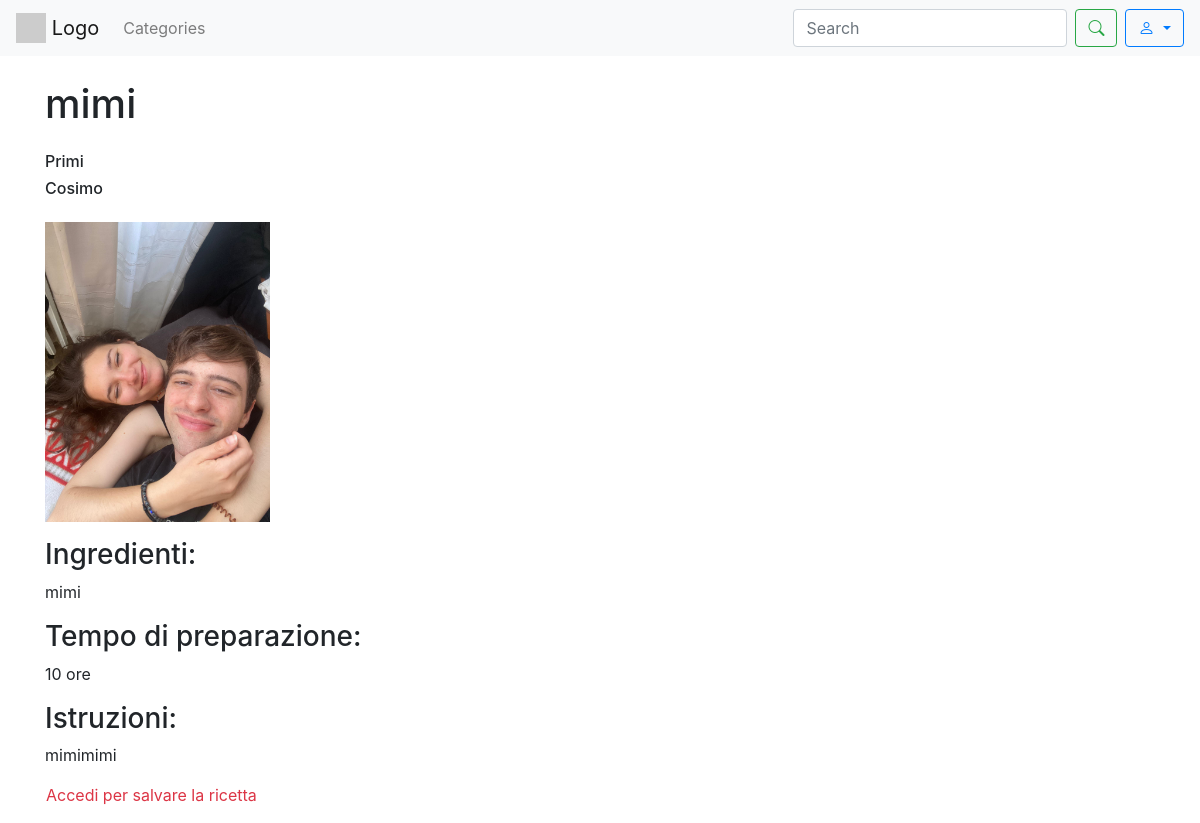
Before: /recipe/12/ with the older database file.
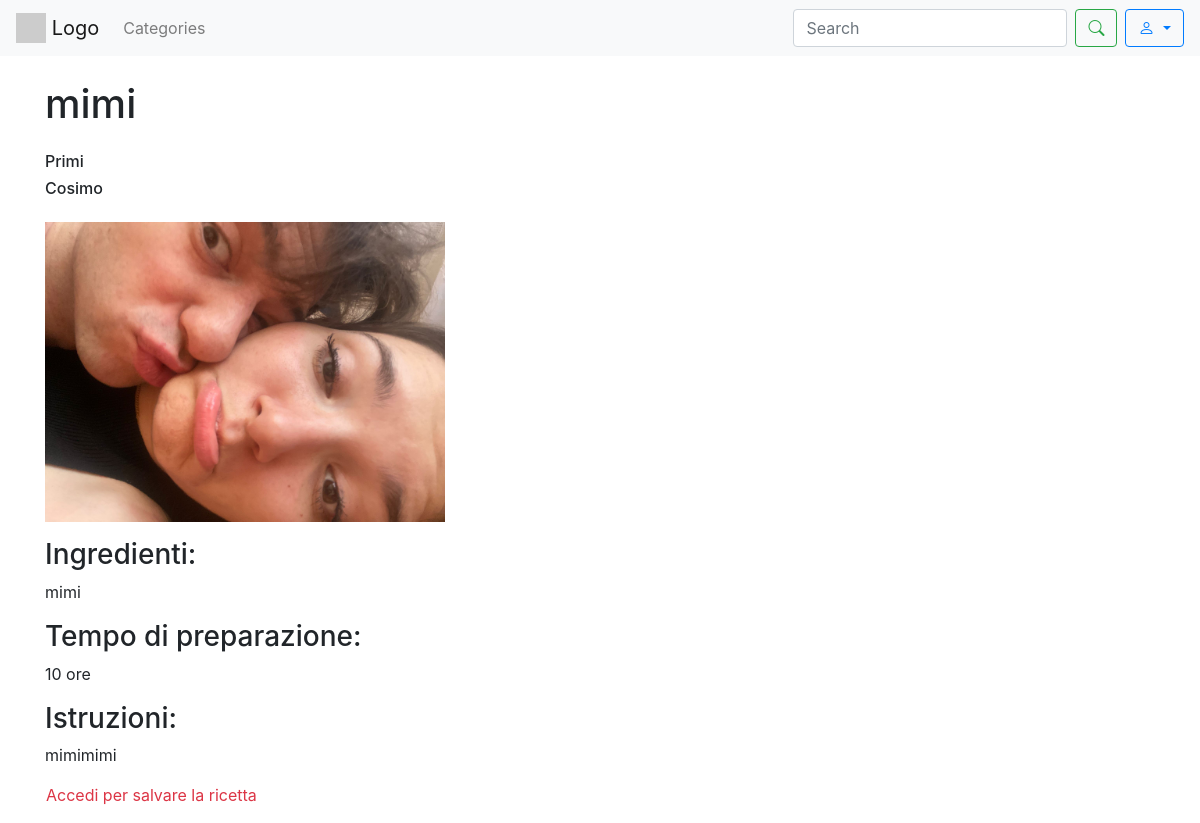
After: the same page with the newer database file.
### sito/models.py (models this page shows, shortened)
class Recipe(models.Model):
    title = models.CharField(max_length=200)
    photo = models.ImageField(upload_to='recipes_photos/', blank=True, null=True)
    preparationtime = models.CharField(help_text="Totale tempo di preparazione (es: 1 hour 30 minutes)", max_length=200,
                                       blank=True, null=True)
    category = models.ForeignKey(Category, on_delete=models.CASCADE)
    user = models.ForeignKey('CustomUser', on_delete=models.CASCADE)
    ingredients = models.TextField()
    instructions = models.TextField()

class Category(models.Model):
    name = models.CharField(max_length=100)
    def __str__(self):
        return self.name

class CustomUser(AbstractUser):
    profile_image = models.ImageField(upload_to='profile_images/', blank=True, null=True)
    def __str__(self):
        return self.username

### sito/views.py (the view)
# urls.py: path('recipe/<int:id>/', recipe_detail, name='recipe_detail'),
def recipe_detail(request, id):
    recipe = get_object_or_404(Recipe, id=id)
    return render(request, 'recipe_detail.html', {'recipe': recipe})

### template/recipe_detail.html (shortened to what this page needs)
<!DOCTYPE html>
{% load static %}
<html lang="en">
<head>
    <link rel="stylesheet" href="https://maxcdn.bootstrapcdn.com/bootstrap/4.5.2/css/bootstrap.min.css">
    <link rel="stylesheet" href="https://cdn.jsdelivr.net/npm/bootstrap-icons/font/bootstrap-icons.css">
</head>
<body>
    <nav class="navbar navbar-expand-lg navbar-light bg-light">
        <a class="navbar-brand" href="{% url 'homepage' %}">
            <img src="https://via.placeholder.com/30" alt="Logo" class="d-inline-block align-top">
            Logo
        </a>
            <ul class="navbar-nav mr-auto">
                <li class="nav-item">
                    <a class="nav-link" href="#">Categories</a>
                </li>
            </ul>
            <form class="form-inline my-2 my-lg-0" method="GET" action="{% url 'search' %}">
                <input class="form-control mr-sm-2" type="search" name ="q" placeholder="Search" aria-label="Search">
                <button class="btn btn-outline-success my-2 my-sm-0" type="submit"><i class="bi bi-search"></i></button>
            </form>
            <div class="dropdown ml-2">
                <button class="btn btn-outline-primary dropdown-toggle" type="button" id="userDropdown" data-toggle="dropdown" aria-haspopup="true" aria-expanded="false">
                    <i class="bi bi-person"></i>
                </button>
            </div>
    </nav>
    <div class="container">
        <h1 class="my-4">{{ recipe.title }}</h1>
        <h6>{{recipe.category}}</h6>
        {% if user.is_authenticated %}
            {% if recipe.user.username != user.username%}
            <h6 class="text-secondary">{{recipe.user}}</h6>
            {% endif %}
        {% else %}
            <h6>{{recipe.user}}</h6>
        {% endif %}
        {% if recipe.photo %}
            <img src=" {{ recipe.photo.url }} " class="img-fluid rounded-start my-3" alt="foto ricetta" style="max-height: 300px; width: auto">
        {% else %}
            <img src="{% static 'images/defaultrecipe.jpg' %}" class="img-fluid rounded-start my-3" alt="foto ricetta">
        {% endif %}
        <h3>Ingredienti:</h3>
        <p>{{ recipe.ingredients }}</p>
        <h3>Tempo di preparazione:</h3>
        <p>{{ recipe.preparationtime }}</p>
        <h3>Istruzioni:</h3>
        <p>{{ recipe.instructions }}</p>
        <div class="row ">
         {% if user.is_authenticated %}
            {% if recipe.user.username != user.username%}
                <button id="toggle-save-recipe-button" class="btn btn-light my-4 mx-2" data-recipe-id="{{ recipe.id }}">
                    <i class="bi bi-bookmark-heart"></i>
                </button>
                <div class="mt-3" id="message-container"></div>
            {% else %}
                <a href="{% url 'modifica_ricetta' recipe.id %}" class="btn btn-primary my-4 mx-2">Modifica Ricetta</a>
                <a class="btn btn-danger my-4 mx-2" onclick="confirmDelete();">Elimina Ricetta</a>
                <form id="delete-form" action="{% url 'delete_recipe' recipe.id %}" method="post" style="display:none;">
                {% csrf_token %}
                </form>
            {% endif %}
         {% else%}
            <p class="text-danger mx-3"><a class="text-danger" href="{% url 'mylogin' %}">Accedi </a> per salvare la ricetta</p>
         {% endif %}
         </div>
    </div>
</body>
</html>

Changed rows visible on the page:
changed Recipe "mimi": photo: a different picture
